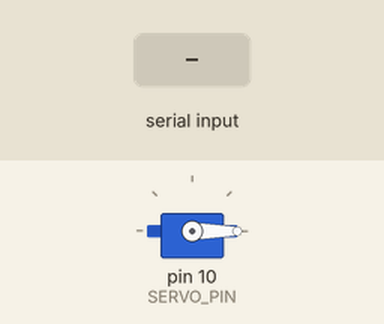
Bench run of a sketch on a simulated Arduino Uno, built with avr-gcc and run on an emulated ATmega328P. On the bench: servo. The inputs (shaded band) are chosen by the test bench.

Above: at 1.7 s.
1.8 s: "D" received over Serial
At 2.2 s:
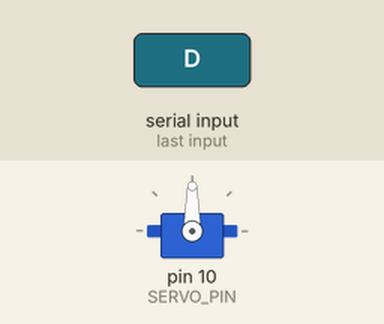
Timing chart, 0 to 7.8 s (numbered marks = the images above; inputs shaded):
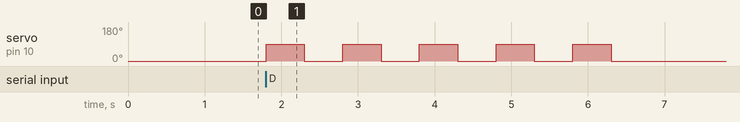

Measured:
- after the input at 1.8 s, servo on pin 10 (SERVO_PIN): alternates 90° for 0.50 s and 0° for 0.50 s, 10 changes in all, then stays 0°, starting at once

The sketch:

Robot_interface.ino
```cpp
#include <Servo.h>

Servo myServo;
const int SERVO_PIN = 10;

void setup() {
  Serial.begin(9600);
  myServo.attach(SERVO_PIN);
  myServo.write(0);
  delay(500);
}

void loop() {
  if (Serial.available() > 0) {
    char cmd = Serial.read();
    if (cmd == 'D') {
      for (int i = 0; i < 5; i++) {
        myServo.write(90);
        delay(500);
        myServo.write(0);
        delay(500);
      }
    }
  }
}
```
